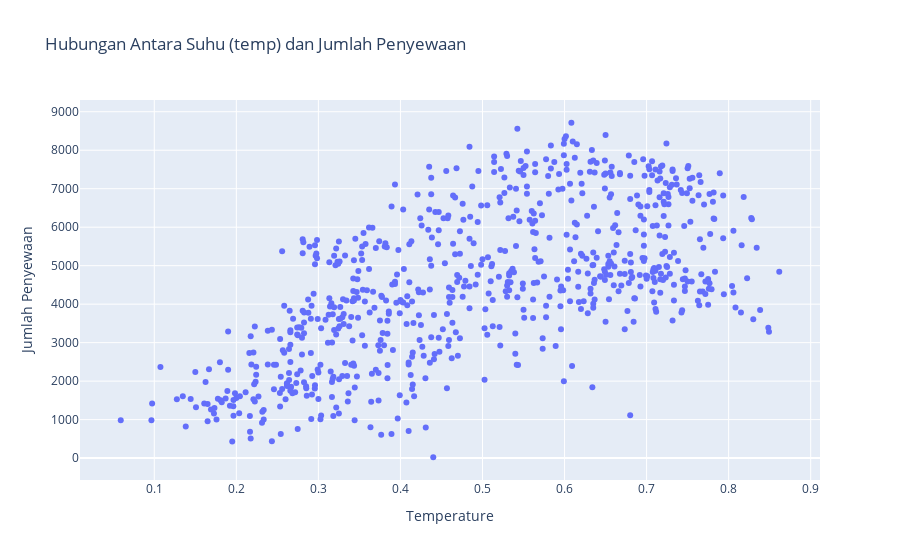
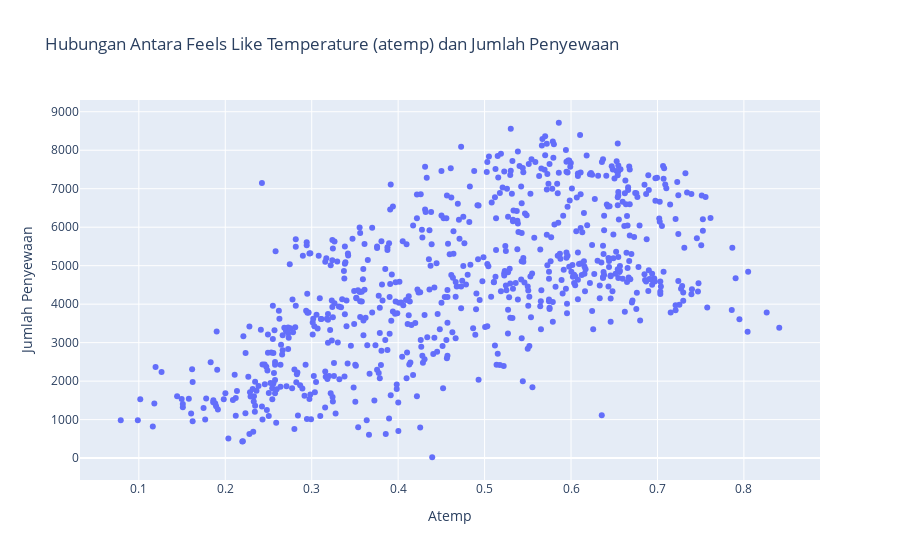

Notebook code cell kept with these figures, in order:
### Markdown cell above
### **Pertanyaan 5: Apakah kondisi cuaca yang lebih hangat dan kering cenderung meningkatkan jumlah penyewaan?**

### Code cell
# Hubungan antara suhu (temp) dan penyewaan
fig = px.scatter(day_df, x='temp', y='count',
                 title="Hubungan Antara Suhu (temp) dan Jumlah Penyewaan",
                 labels={"temp": "Temperature", "count": "Jumlah Penyewaan"})
fig.show()

# Hubungan antara 'feels like' suhu (atemp) dan penyewaan
fig = px.scatter(day_df, x='atemp', y='count',
                 title="Hubungan Antara Feels Like Temperature (atemp) dan Jumlah Penyewaan",
                 labels={"atemp": "Atemp", "count": "Jumlah Penyewaan"})
fig.show()

# Hubungan antara kelembapan (hum) dan penyewaan
fig = px.scatter(day_df, x='hum', y='count',
                 title="Hubungan Antara Kelembapan (hum) dan Jumlah Penyewaan",
                 labels={"hum": "Humidity", "count": "Jumlah Penyewaan"})
fig.show()

### Figure 1 — Plotly figure (JSON) as saved in the notebook; plotly's stock layout.template omitted (floating-point values rounded to 4 significant figures; data arrays with more than 128 entries replaced by an {"elided": "..."} marker saying what was removed)
{"data": [{"hovertemplate": "Temperature=%{x}<br>Jumlah Penyewaan=%{y}<extra></extra>", "legendgroup": "", "marker": {"color": "#636efa", "symbol": "circle"}, "mode": "markers", "name": "", "orientation": "v", "showlegend": false, "type": "scatter", "x": {"elided": "731 float values"}, "xaxis": "x", "y": {"elided": "731 int values"}, "yaxis": "y"}], "layout": {"legend": {"tracegroupgap": 0}, "title": {"text": "Hubungan Antara Suhu (temp) dan Jumlah Penyewaan"}, "xaxis": {"anchor": "y", "domain": [0, 1], "title": {"text": "Temperature"}}, "yaxis": {"anchor": "x", "domain": [0, 1], "title": {"text": "Jumlah Penyewaan"}}}}

### Figure 2 — Plotly figure (JSON) as saved in the notebook; plotly's stock layout.template omitted (floating-point values rounded to 4 significant figures; data arrays with more than 128 entries replaced by an {"elided": "..."} marker saying what was removed)
{"data": [{"hovertemplate": "Atemp=%{x}<br>Jumlah Penyewaan=%{y}<extra></extra>", "legendgroup": "", "marker": {"color": "#636efa", "symbol": "circle"}, "mode": "markers", "name": "", "orientation": "v", "showlegend": false, "type": "scatter", "x": {"elided": "731 float values"}, "xaxis": "x", "y": {"elided": "731 int values"}, "yaxis": "y"}], "layout": {"legend": {"tracegroupgap": 0}, "title": {"text": "Hubungan Antara Feels Like Temperature (atemp) dan Jumlah Penyewaan"}, "xaxis": {"anchor": "y", "domain": [0, 1], "title": {"text": "Atemp"}}, "yaxis": {"anchor": "x", "domain": [0, 1], "title": {"text": "Jumlah Penyewaan"}}}}
